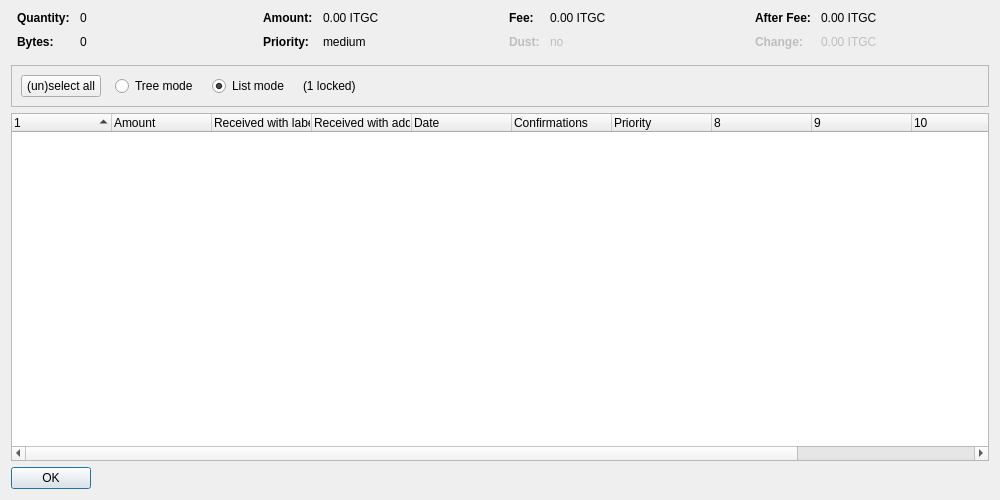
<?xml version="1.0" encoding="UTF-8"?>
<ui version="4.0">
 <class>CoinControlDialog</class>
 <widget class="QDialog" name="CoinControlDialog">
  <property name="geometry">
   <rect>
    <x>0</x>
    <y>0</y>
    <width>1000</width>
    <height>500</height>
   </rect>
  </property>
  <property name="windowTitle">
   <string>Coin Selection</string>
  </property>
  <layout class="QVBoxLayout" name="verticalLayout">
   <item>
    <layout class="QHBoxLayout" name="horizontalLayoutTop" stretch="0,0,0,0">
     <property name="topMargin">
      <number>0</number>
     </property>
     <property name="bottomMargin">
      <number>10</number>
     </property>
     <item>
      <layout class="QFormLayout" name="formLayoutCoinControl1">
       <property name="horizontalSpacing">
        <number>10</number>
       </property>
       <property name="verticalSpacing">
        <number>10</number>
       </property>
       <property name="leftMargin">
        <number>6</number>
       </property>
       <property name="rightMargin">
        <number>6</number>
       </property>
       <item row="0" column="0">
        <widget class="QLabel" name="labelCoinControlQuantityText">
         <property name="font">
          <font>
           <weight>75</weight>
           <bold>true</bold>
          </font>
         </property>
         <property name="text">
          <string>Quantity:</string>
         </property>
        </widget>
       </item>
       <item row="0" column="1">
        <widget class="QLabel" name="labelCoinControlQuantity">
         <property name="cursor">
          <cursorShape>IBeamCursor</cursorShape>
         </property>
         <property name="contextMenuPolicy">
          <enum>Qt::ActionsContextMenu</enum>
         </property>
         <property name="text">
          <string notr="true">0</string>
         </property>
         <property name="textInteractionFlags">
          <set>Qt::LinksAccessibleByMouse|Qt::TextSelectableByKeyboard|Qt::TextSelectableByMouse</set>
         </property>
        </widget>
       </item>
       <item row="1" column="0">
        <widget class="QLabel" name="labelCoinControlBytesText">
         <property name="font">
          <font>
           <weight>75</weight>
           <bold>true</bold>
          </font>
         </property>
         <property name="text">
          <string>Bytes:</string>
         </property>
        </widget>
       </item>
       <item row="1" column="1">
        <widget class="QLabel" name="labelCoinControlBytes">
         <property name="cursor">
          <cursorShape>IBeamCursor</cursorShape>
         </property>
         <property name="contextMenuPolicy">
          <enum>Qt::ActionsContextMenu</enum>
         </property>
         <property name="text">
          <string notr="true">0</string>
         </property>
         <property name="textInteractionFlags">
          <set>Qt::LinksAccessibleByMouse|Qt::TextSelectableByKeyboard|Qt::TextSelectableByMouse</set>
         </property>
        </widget>
       </item>
      </layout>
     </item>
     <item>
      <layout class="QFormLayout" name="formLayoutCoinControl2">
       <property name="horizontalSpacing">
        <number>10</number>
       </property>
       <property name="verticalSpacing">
        <number>10</number>
       </property>
       <property name="leftMargin">
        <number>6</number>
       </property>
       <property name="rightMargin">
        <number>6</number>
       </property>
       <item row="0" column="0">
        <widget class="QLabel" name="labelCoinControlAmountText">
         <property name="font">
          <font>
           <weight>75</weight>
           <bold>true</bold>
          </font>
         </property>
         <property name="text">
          <string>Amount:</string>
         </property>
        </widget>
       </item>
       <item row="0" column="1">
        <widget class="QLabel" name="labelCoinControlAmount">
         <property name="cursor">
          <cursorShape>IBeamCursor</cursorShape>
         </property>
         <property name="contextMenuPolicy">
          <enum>Qt::ActionsContextMenu</enum>
         </property>
         <property name="text">
          <string notr="true">0.00 ITGC</string>
         </property>
         <property name="textInteractionFlags">
          <set>Qt::LinksAccessibleByMouse|Qt::TextSelectableByKeyboard|Qt::TextSelectableByMouse</set>
         </property>
        </widget>
       </item>
       <item row="1" column="0">
        <widget class="QLabel" name="labelCoinControlPriorityText">
         <property name="font">
          <font>
           <weight>75</weight>
           <bold>true</bold>
          </font>
         </property>
         <property name="text">
          <string>Priority:</string>
         </property>
        </widget>
       </item>
       <item row="1" column="1">
        <widget class="QLabel" name="labelCoinControlPriority">
         <property name="cursor">
          <cursorShape>IBeamCursor</cursorShape>
         </property>
         <property name="contextMenuPolicy">
          <enum>Qt::ActionsContextMenu</enum>
         </property>
         <property name="text">
          <string notr="true">medium</string>
         </property>
         <property name="textInteractionFlags">
          <set>Qt::LinksAccessibleByMouse|Qt::TextSelectableByKeyboard|Qt::TextSelectableByMouse</set>
         </property>
        </widget>
       </item>
      </layout>
     </item>
     <item>
      <layout class="QFormLayout" name="formLayoutCoinControl3">
       <property name="horizontalSpacing">
        <number>10</number>
       </property>
       <property name="verticalSpacing">
        <number>10</number>
       </property>
       <property name="leftMargin">
        <number>6</number>
       </property>
       <property name="rightMargin">
        <number>6</number>
       </property>
       <item row="0" column="0">
        <widget class="QLabel" name="labelCoinControlFeeText">
         <property name="font">
          <font>
           <weight>75</weight>
           <bold>true</bold>
          </font>
         </property>
         <property name="text">
          <string>Fee:</string>
         </property>
        </widget>
       </item>
       <item row="0" column="1">
        <widget class="QLabel" name="labelCoinControlFee">
         <property name="cursor">
          <cursorShape>IBeamCursor</cursorShape>
         </property>
         <property name="contextMenuPolicy">
          <enum>Qt::ActionsContextMenu</enum>
         </property>
         <property name="text">
          <string notr="true">0.00 ITGC</string>
         </property>
         <property name="textInteractionFlags">
          <set>Qt::LinksAccessibleByMouse|Qt::TextSelectableByKeyboard|Qt::TextSelectableByMouse</set>
         </property>
        </widget>
       </item>
       <item row="1" column="0">
        <widget class="QLabel" name="labelCoinControlLowOutputText">
         <property name="enabled">
          <bool>false</bool>
         </property>
         <property name="font">
          <font>
           <weight>75</weight>
           <bold>true</bold>
          </font>
         </property>
         <property name="text">
          <string>Dust:</string>
         </property>
        </widget>
       </item>
       <item row="1" column="1">
        <widget class="QLabel" name="labelCoinControlLowOutput">
         <property name="enabled">
          <bool>false</bool>
         </property>
         <property name="cursor">
          <cursorShape>IBeamCursor</cursorShape>
         </property>
         <property name="contextMenuPolicy">
          <enum>Qt::ActionsContextMenu</enum>
         </property>
         <property name="text">
          <string notr="true">no</string>
         </property>
         <property name="textInteractionFlags">
          <set>Qt::LinksAccessibleByMouse|Qt::TextSelectableByKeyboard|Qt::TextSelectableByMouse</set>
         </property>
        </widget>
       </item>
      </layout>
     </item>
     <item>
      <layout class="QFormLayout" name="formLayoutCoinControl4">
       <property name="horizontalSpacing">
        <number>10</number>
       </property>
       <property name="verticalSpacing">
        <number>10</number>
       </property>
       <property name="leftMargin">
        <number>6</number>
       </property>
       <property name="rightMargin">
        <number>6</number>
       </property>
       <item row="0" column="0">
        <widget class="QLabel" name="labelCoinControlAfterFeeText">
         <property name="font">
          <font>
           <weight>75</weight>
           <bold>true</bold>
          </font>
         </property>
         <property name="text">
          <string>After Fee:</string>
         </property>
        </widget>
       </item>
       <item row="0" column="1">
        <widget class="QLabel" name="labelCoinControlAfterFee">
         <property name="cursor">
          <cursorShape>IBeamCursor</cursorShape>
         </property>
         <property name="contextMenuPolicy">
          <enum>Qt::ActionsContextMenu</enum>
         </property>
         <property name="text">
          <string notr="true">0.00 ITGC</string>
         </property>
         <property name="textInteractionFlags">
          <set>Qt::LinksAccessibleByMouse|Qt::TextSelectableByKeyboard|Qt::TextSelectableByMouse</set>
         </property>
        </widget>
       </item>
       <item row="1" column="0">
        <widget class="QLabel" name="labelCoinControlChangeText">
         <property name="enabled">
          <bool>false</bool>
         </property>
         <property name="font">
          <font>
           <weight>75</weight>
           <bold>true</bold>
          </font>
         </property>
         <property name="text">
          <string>Change:</string>
         </property>
        </widget>
       </item>
       <item row="1" column="1">
        <widget class="QLabel" name="labelCoinControlChange">
         <property name="enabled">
          <bool>false</bool>
         </property>
         <property name="cursor">
          <cursorShape>IBeamCursor</cursorShape>
         </property>
         <property name="contextMenuPolicy">
          <enum>Qt::ActionsContextMenu</enum>
         </property>
         <property name="text">
          <string notr="true">0.00 ITGC</string>
         </property>
         <property name="textInteractionFlags">
          <set>Qt::LinksAccessibleByMouse|Qt::TextSelectableByKeyboard|Qt::TextSelectableByMouse</set>
         </property>
        </widget>
       </item>
      </layout>
     </item>
    </layout>
   </item>
   <item>
    <widget class="QFrame" name="frame">
     <property name="minimumSize">
      <size>
       <width>0</width>
       <height>40</height>
      </size>
     </property>
     <property name="frameShape">
      <enum>QFrame::StyledPanel</enum>
     </property>
     <property name="frameShadow">
      <enum>QFrame::Sunken</enum>
     </property>
     <layout class="QHBoxLayout" name="horizontalLayout">
      <item>
       <layout class="QHBoxLayout" name="horizontalLayoutPanel" stretch="0,0,0,0,0">
        <property name="spacing">
         <number>14</number>
        </property>
        <item>
         <widget class="QPushButton" name="pushButtonSelectAll">
          <property name="sizePolicy">
           <sizepolicy hsizetype="Maximum" vsizetype="Fixed">
            <horstretch>0</horstretch>
            <verstretch>0</verstretch>
           </sizepolicy>
          </property>
          <property name="text">
           <string>(un)select all</string>
          </property>
          <property name="autoDefault">
           <bool>false</bool>
          </property>
         </widget>
        </item>
        <item>
         <widget class="QRadioButton" name="radioTreeMode">
          <property name="sizePolicy">
           <sizepolicy hsizetype="Maximum" vsizetype="Fixed">
            <horstretch>0</horstretch>
            <verstretch>0</verstretch>
           </sizepolicy>
          </property>
          <property name="text">
           <string>Tree mode</string>
          </property>
         </widget>
        </item>
        <item>
         <widget class="QRadioButton" name="radioListMode">
          <property name="sizePolicy">
           <sizepolicy hsizetype="Maximum" vsizetype="Fixed">
            <horstretch>0</horstretch>
            <verstretch>0</verstretch>
           </sizepolicy>
          </property>
          <property name="text">
           <string>List mode</string>
          </property>
          <property name="checked">
           <bool>true</bool>
          </property>
         </widget>
        </item>
        <item>
         <widget class="QLabel" name="labelLocked">
          <property name="text">
           <string notr="true">(1 locked)</string>
          </property>
         </widget>
        </item>
        <item>
         <spacer name="horizontalSpacer">
          <property name="orientation">
           <enum>Qt::Horizontal</enum>
          </property>
          <property name="sizeHint" stdset="0">
           <size>
            <width>40</width>
            <height>20</height>
           </size>
          </property>
         </spacer>
        </item>
       </layout>
      </item>
     </layout>
    </widget>
   </item>
   <item>
    <widget class="CoinControlTreeWidget" name="treeWidget">
     <property name="contextMenuPolicy">
      <enum>Qt::CustomContextMenu</enum>
     </property>
     <property name="sortingEnabled">
      <bool>false</bool>
     </property>
     <property name="columnCount">
      <number>12</number>
     </property>
     <attribute name="headerShowSortIndicator" stdset="0">
      <bool>true</bool>
     </attribute>
     <attribute name="headerStretchLastSection">
      <bool>false</bool>
     </attribute>
     <column>
      <property name="text">
       <string/>
      </property>
     </column>
     <column>
      <property name="text">
       <string>Amount</string>
      </property>
     </column>
     <column>
      <property name="text">
       <string>Received with label</string>
      </property>
     </column>
     <column>
      <property name="text">
       <string>Received with address</string>
      </property>
     </column>
     <column>
      <property name="text">
       <string>Date</string>
      </property>
     </column>
     <column>
      <property name="text">
       <string>Confirmations</string>
      </property>
      <property name="toolTip">
       <string>Confirmed</string>
      </property>
     </column>
     <column>
      <property name="text">
       <string>Priority</string>
      </property>
     </column>
     <column>
      <property name="text">
       <string/>
      </property>
     </column>
     <column>
      <property name="text">
       <string/>
      </property>
     </column>
     <column>
      <property name="text">
       <string/>
      </property>
     </column>
     <column>
      <property name="text">
       <string/>
      </property>
     </column>
     <column>
      <property name="text">
       <string/>
      </property>
     </column>
    </widget>
   </item>
   <item>
    <widget class="QDialogButtonBox" name="buttonBox">
     <property name="sizePolicy">
      <sizepolicy hsizetype="Maximum" vsizetype="Fixed">
       <horstretch>0</horstretch>
       <verstretch>0</verstretch>
      </sizepolicy>
     </property>
     <property name="orientation">
      <enum>Qt::Horizontal</enum>
     </property>
     <property name="standardButtons">
      <set>QDialogButtonBox::Ok</set>
     </property>
    </widget>
   </item>
  </layout>
 </widget>
 <customwidgets>
  <customwidget>
   <class>CoinControlTreeWidget</class>
   <extends>QTreeWidget</extends>
   <header>coincontroltreewidget.h</header>
  </customwidget>
 </customwidgets>
 <resources/>
 <connections/>
</ui>
